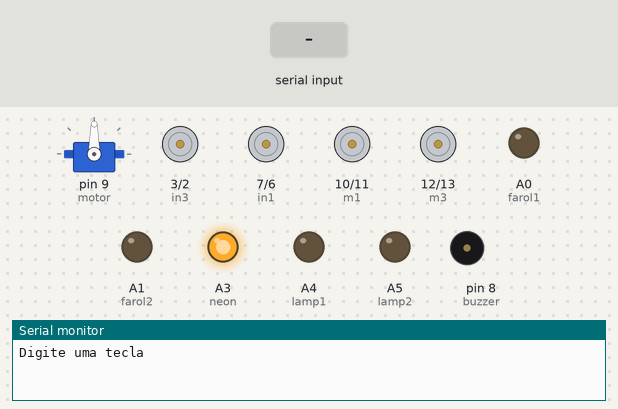
This sketch was run on a simulated Arduino Uno, built with avr-gcc and run on an emulated ATmega328P. Parts: servo, motor-driver pin pairs drawn as motors (green arrow = first pin HIGH = forward, orange = second pin HIGH = backward, longer = more drive), output pins drawn as LEDs (lit = HIGH), buzzer (waves = sounding, pin HIGH), the last lines printed to the serial monitor. Dashed ring = blinking. Inputs (shaded band) come from the test bench.

Above: at 1.2 s.
1.3 s: byte 86 ('V') received over Serial
At 1.4 s:
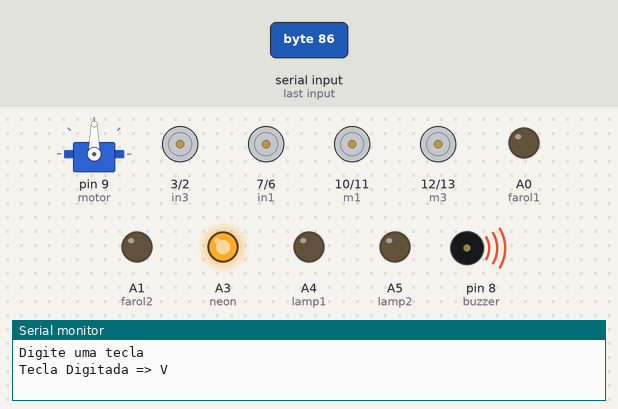
4.3 s: "F" received over Serial
At 5.5 s:
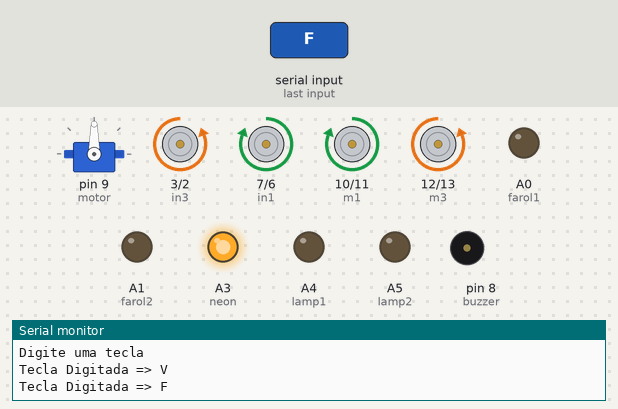
5.8 s: byte 85 ('U') received over Serial
At 6.8 s:
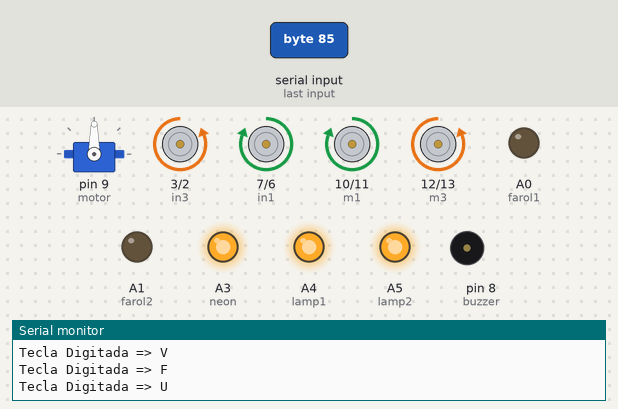
7.3 s: byte 88 ('X') received over Serial
At 7.8 s:
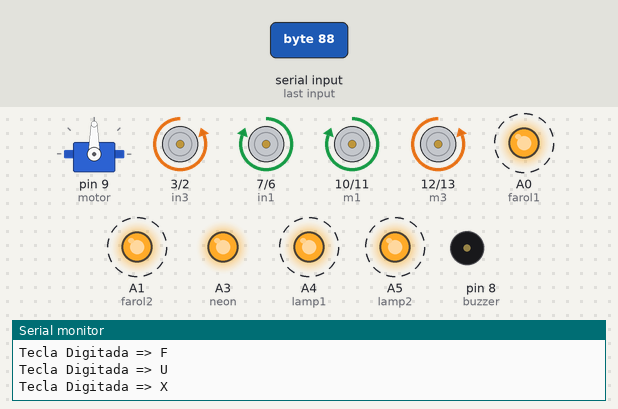
10.3 s: "S" received over Serial
At 11.4 s:
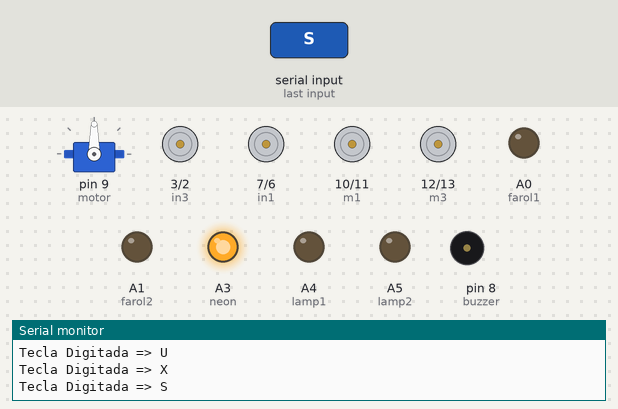
11.8 s: "B" received over Serial
At 12.6 s:
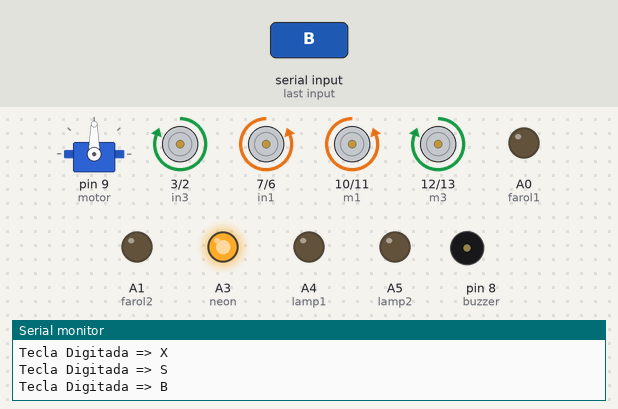
Timing chart, 0 to 14.3 s (numbered marks = the images above; inputs shaded):
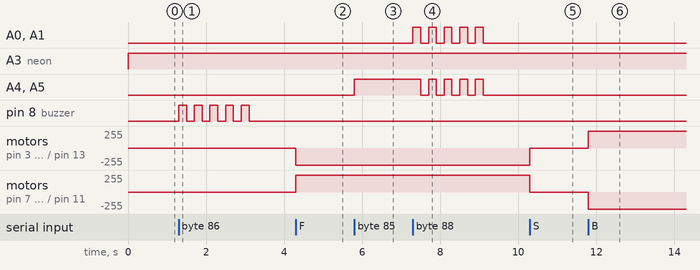

The sketch:

Carrinho.ino
```cpp
/* Mecatronic Car 3º Módulo Version 1.7.2
Projeto semestral, Carrinho por controle via Bluetooth */

#include <Servo.h>
Servo motor;

//**** VARIABLES ******

char leitura;
int contador;

//Neon
const int neon=A3;

//Farol
const int farol1=A0;
const int farol2=A1;

//Lamp
const int lamp1=A4;
const int lamp2=A5;

//Buzzer
const int buzzer=8;

//1 Motor Control
int in1=7;
int in2=6;
int m1=10;
int m2=11;

//2 Motor Control
int in3=3;
int in4=2;
int m3=12;
int m4=13;

void setup (){

  pinMode(neon,1);
  pinMode(farol1,1);
  pinMode(farol2,1);
  pinMode(lamp1,1);
  pinMode(lamp2,1);
  pinMode(buzzer,1);
  pinMode(in1,1);
  pinMode(in2,1);
  pinMode(in3,1);
  pinMode(in4,1);
  pinMode(m1,1);
  pinMode(m2,1);
  pinMode(m3,1);
  pinMode(m4,1);

  //Serial
Serial.begin(9600);
Serial.println("Digite uma tecla");

 //Servo Motor
motor.attach(9);
motor.write(90);
}

void loop (){

    digitalWrite(neon,1);

if(Serial.available()>0){
leitura=Serial.read();
Serial.print("Tecla Digitada => ");
Serial.println(leitura);

 switch(leitura) {

  //Motor Front on
  case 'F' :
  digitalWrite(in1,1);
  digitalWrite(in2,0);
  digitalWrite(m1,1);
  digitalWrite(m2,0);
  digitalWrite(in3,0);
  digitalWrite(in4,1);
  digitalWrite(m3,0);
  digitalWrite(m4,1);
    motor.write(90);
   break;

    //Motor STOP
  case 'S' :
  digitalWrite(in1,1);
  digitalWrite(in2,1);
  digitalWrite(in3,1);
  digitalWrite(in4,1);
  digitalWrite(m1,0);
  digitalWrite(m2,0);
  digitalWrite(m3,0);
  digitalWrite(m4,0);
    motor.write(90);
   break;

  //Motor Back
  case 'B' :
  digitalWrite(in1,0);
  digitalWrite(in2,1);
  digitalWrite(m1,0);
  digitalWrite(m2,1);
  digitalWrite(in3,1);
  digitalWrite(in4,0);
  digitalWrite(m3,1);
  digitalWrite(m4,0);
    motor.write(90);
   break;

 //Left
case 'L' :
  digitalWrite(in1,1);
  digitalWrite(in2,0);
  digitalWrite(m1,1);
  digitalWrite(m2,0);
  digitalWrite(in3,0);
  digitalWrite(in4,1);
  digitalWrite(m3,0);
  digitalWrite(m4,1);
    motor.write(45);
   break;

 //Right
case 'R' :
  digitalWrite(in1,1);
  digitalWrite(in2,0);
  digitalWrite(m1,1);
  digitalWrite(m2,0);
  digitalWrite(in3,0);
  digitalWrite(in4,1);
  digitalWrite(m3,0);
  digitalWrite(m4,1);
    motor.write(135);
   break;


  //Back Left
     case 'H' :
  digitalWrite(in1,0);
  digitalWrite(in2,1);
  digitalWrite(m1,0);
  digitalWrite(m2,1);
  digitalWrite(in3,1);
  digitalWrite(in4,0);
  digitalWrite(m3,1);
  digitalWrite(m4,0);
  motor.write(45);
   break;

 //Back Right
  case 'J' :
  digitalWrite(in1,0);
  digitalWrite(in2,1);
  digitalWrite(m1,0);
  digitalWrite(m2,1);
  digitalWrite(in3,1);
  digitalWrite(in4,0);
  digitalWrite(m3,1);
  digitalWrite(m4,0);
  motor.write(135);
   break;

 // Foward Left
  case 'G' :
  digitalWrite(in1,1);
  digitalWrite(in2,0);
  digitalWrite(m1,1);
  digitalWrite(m2,0);
  digitalWrite(in3,0);
  digitalWrite(in4,1);
  digitalWrite(m3,0);
  digitalWrite(m4,1);
  motor.write(45);
   break;

 // Foward Right
  case 'I' :
  digitalWrite(in1,1);
  digitalWrite(in2,0);
  digitalWrite(m1,1);
  digitalWrite(m2,0);
  digitalWrite(in3,0);
  digitalWrite(in4,1);
  digitalWrite(m3,0);
  digitalWrite(m4,1);
  motor.write(135);
   break;


  //Headlights
   case 'W' :
  digitalWrite(farol1,1);
  digitalWrite(farol2,1);
   break;

   case 'w' :
  digitalWrite(farol1,0);
  digitalWrite(farol2,0);
   break;

  //Lamps
   case 'U' :
  digitalWrite(lamp1,1);
  digitalWrite(lamp2,1);
   break;

   case 'u' :
  digitalWrite(lamp1,0);
  digitalWrite(lamp2,0);
   break;

  //Buzzer
   case 'V' :
   for(contador=0;contador<5;contador++){
  digitalWrite(buzzer,1);
   delay(200);
  digitalWrite(buzzer,0);
   delay(200);
   }
   break;

  //Flashes Alert
   case 'X' :
   for(contador=0;contador<5;contador++){
  digitalWrite(lamp1,1);
  digitalWrite(lamp2,1);
  digitalWrite(farol1,1);
  digitalWrite(farol2,1);
   delay(200);
  digitalWrite(farol1,0);
  digitalWrite(farol2,0);
  digitalWrite(lamp1,0);
  digitalWrite(lamp2,0);
   delay(200);
   }
   break;

  }
 }
}
```

Measured:
- after the input at 1.3 s, pin 8 (buzzer): alternates HIGH for 0.20 s and LOW for 0.20 s, 10 changes in all, then stays LOW, starting at once
- after the input at 4.3 s, motor on pin 3 (in3) / pin 2 (in4), motor on pin 12 (m3) / pin 13 (m4): stopped → backward 255/255 at once; motor on pin 7 (in1) / pin 6 (in2), motor on pin 10 (m1) / pin 11 (m2): stopped → forward 255/255 at once
- after the input at 5.8 s, A4 (lamp1), A5 (lamp2): LOW → HIGH at once
- after the input at 7.3 s, A0 (farol1), A1 (farol2): alternates HIGH for 0.20 s and LOW for 0.20 s, 10 changes in all, then stays LOW, starting at once; A4 (lamp1), A5 (lamp2): alternates HIGH for 0.20 s and LOW for 0.20 s, 9 changes in all, then stays LOW, starting after 0.20 s
- after the input at 10.3 s, motor on pin 3 (in3) / pin 2 (in4), motor on pin 12 (m3) / pin 13 (m4): backward 255/255 → stopped at once; motor on pin 7 (in1) / pin 6 (in2), motor on pin 10 (m1) / pin 11 (m2): forward 255/255 → stopped at once
- after the input at 11.8 s, motor on pin 3 (in3) / pin 2 (in4), motor on pin 12 (m3) / pin 13 (m4): stopped → forward 255/255 at once; motor on pin 7 (in1) / pin 6 (in2), motor on pin 10 (m1) / pin 11 (m2): stopped → backward 255/255 at once
